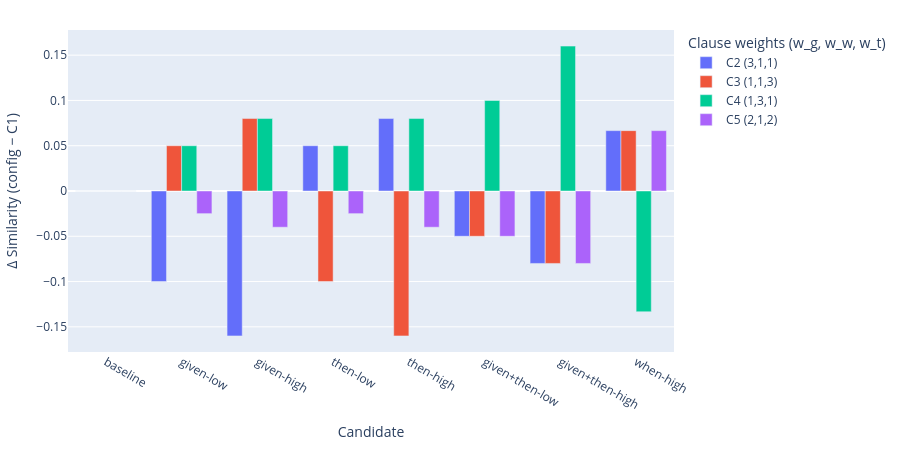

Notebook cell for this chart:
### Code cell
df_plot = df_w.copy()
# (reutiliza o mapeamento de labels de cima)

# cria rótulo de regime de cláusula
df_plot["clause_regime"] = df_plot.apply(label_clause_config, axis=1)

# separa baseline de pesos (C1)
df_c1 = df_plot[df_plot["clause_regime"] == "C1 (1,1,1)"][["candidate_name", "similarity_result"]]
df_c1 = df_c1.rename(columns={"similarity_result": "sim_c1"})

# junta para ter sim_c1 em todas as linhas
df_delta = df_plot.merge(df_c1, on="candidate_name", how="left")
df_delta["delta_similarity"] = df_delta["similarity_result"] - df_delta["sim_c1"]



df_delta["candidate_label"] = df_delta["candidate_name"].map(label_map).fillna(df_delta["candidate_name"])
df_delta["candidate_label"] = pd.Categorical(
    df_delta["candidate_label"],
    categories=candidate_order,
    ordered=True
)

fig = px.bar(
    df_delta[df_delta["clause_regime"] != "C1 (1,1,1)"],  # se quiser ignorar o delta = 0 do C1
    x="candidate_label",
    y="delta_similarity",
    color="clause_regime",
    barmode="group",
    labels={
        "candidate_label": "Candidate",
        "delta_similarity": "Δ Similarity (config − C1)",
        "clause_regime": "Clause-weight configuration"
    },
)

fig.update_layout(
    width=900,
    height=450,
    margin=dict(l=60, r=20, t=30, b=80),
    legend_title_text="Clause weights (w_g, w_w, w_t)",
)

fig.show()

### Figure 1 — Plotly figure (JSON) as saved in the notebook; plotly's stock layout.template omitted (floating-point values rounded to 4 significant figures)
{"data": [{"alignmentgroup": "True", "hovertemplate": "Clause-weight configuration=C2 (3,1,1)<br>Candidate=%{x}<br>Δ Similarity (config − C1)=%{y}<extra></extra>", "legendgroup": "C2 (3,1,1)", "marker": {"color": "#636efa", "pattern": {"shape": ""}}, "name": "C2 (3,1,1)", "offsetgroup": "C2 (3,1,1)", "orientation": "v", "showlegend": true, "textposition": "auto", "type": "bar", "x": ["baseline", "given-low", "given-high", "then-low", "then-high", "given+then-low", "given+then-high", "when-high"], "xaxis": "x", "y": [0.0, -0.1, -0.16, 0.05, 0.08, -0.05, -0.08, 0.06667], "yaxis": "y"}, {"alignmentgroup": "True", "hovertemplate": "Clause-weight configuration=C3 (1,1,3)<br>Candidate=%{x}<br>Δ Similarity (config − C1)=%{y}<extra></extra>", "legendgroup": "C3 (1,1,3)", "marker": {"color": "#EF553B", "pattern": {"shape": ""}}, "name": "C3 (1,1,3)", "offsetgroup": "C3 (1,1,3)", "orientation": "v", "showlegend": true, "textposition": "auto", "type": "bar", "x": ["baseline", "given-low", "given-high", "then-low", "then-high", "given+then-low", "given+then-high", "when-high"], "xaxis": "x", "y": [0.0, 0.05, 0.08, -0.1, -0.16, -0.05, -0.08, 0.06667], "yaxis": "y"}, {"alignmentgroup": "True", "hovertemplate": "Clause-weight configuration=C4 (1,3,1)<br>Candidate=%{x}<br>Δ Similarity (config − C1)=%{y}<extra></extra>", "legendgroup": "C4 (1,3,1)", "marker": {"color": "#00cc96", "pattern": {"shape": ""}}, "name": "C4 (1,3,1)", "offsetgroup": "C4 (1,3,1)", "orientation": "v", "showlegend": true, "textposition": "auto", "type": "bar", "x": ["baseline", "given-low", "given-high", "then-low", "then-high", "given+then-low", "given+then-high", "when-high"], "xaxis": "x", "y": [0.0, 0.05, 0.08, 0.05, 0.08, 0.1, 0.16, -0.1333], "yaxis": "y"}, {"alignmentgroup": "True", "hovertemplate": "Clause-weight configuration=C5 (2,1,2)<br>Candidate=%{x}<br>Δ Similarity (config − C1)=%{y}<extra></extra>", "legendgroup": "C5 (2,1,2)", "marker": {"color": "#ab63fa", "pattern": {"shape": ""}}, "name": "C5 (2,1,2)", "offsetgroup": "C5 (2,1,2)", "orientation": "v", "showlegend": true, "textposition": "auto", "type": "bar", "x": ["baseline", "given-low", "given-high", "then-low", "then-high", "given+then-low", "given+then-high", "when-high"], "xaxis": "x", "y": [0.0, -0.025, -0.04, -0.025, -0.04, -0.05, -0.08, 0.06667], "yaxis": "y"}], "layout": {"barmode": "group", "height": 450, "legend": {"title": {"text": "Clause weights (w_g, w_w, w_t)"}, "tracegroupgap": 0}, "margin": {"b": 80, "l": 60, "r": 20, "t": 30}, "width": 900, "xaxis": {"anchor": "y", "domain": [0, 1], "title": {"text": "Candidate"}}, "yaxis": {"anchor": "x", "domain": [0, 1], "title": {"text": "Δ Similarity (config − C1)"}}}}
